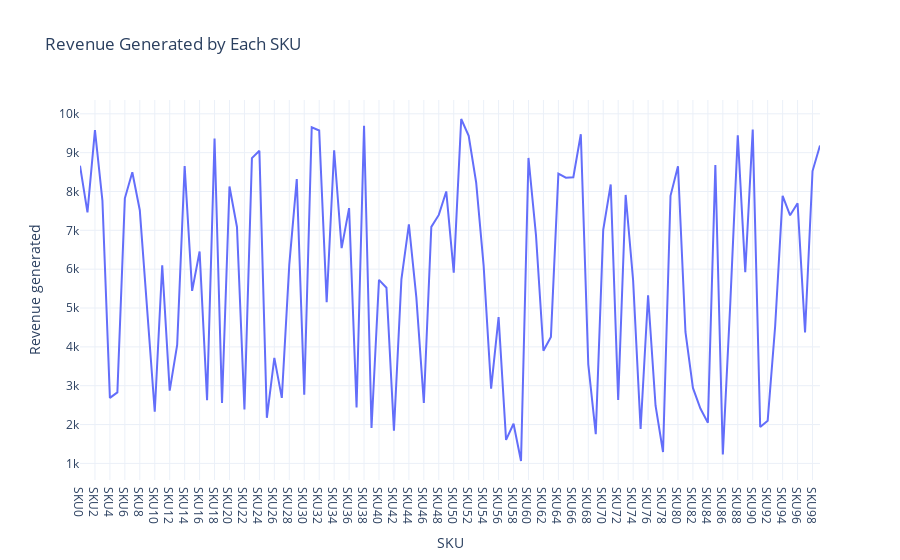

The notebook cell this image was saved under:
### Code cell
# analyze the revenue generated by each SKU

revenu_chart = px.line(data,
                          x='SKU',
                          y='Revenue generated',
                          title='Revenue Generated by Each SKU')
revenu_chart.show()

### Figure 1 — Plotly figure (JSON) as saved in the notebook; plotly's stock layout.template omitted (floating-point values rounded to 4 significant figures)
{"data": [{"hovertemplate": "SKU=%{x}<br>Revenue generated=%{y}<extra></extra>", "legendgroup": "", "line": {"color": "#636efa", "dash": "solid"}, "marker": {"symbol": "circle"}, "mode": "lines", "name": "", "orientation": "v", "showlegend": false, "type": "scatter", "x": ["SKU0", "SKU1", "SKU2", "SKU3", "SKU4", "SKU5", "SKU6", "SKU7", "SKU8", "SKU9", "SKU10", "SKU11", "SKU12", "SKU13", "SKU14", "SKU15", "SKU16", "SKU17", "SKU18", "SKU19", "SKU20", "SKU21", "SKU22", "SKU23", "SKU24", "SKU25", "SKU26", "SKU27", "SKU28", "SKU29", "SKU30", "SKU31", "SKU32", "SKU33", "SKU34", "SKU35", "SKU36", "SKU37", "SKU38", "SKU39", "SKU40", "SKU41", "SKU42", "SKU43", "SKU44", "SKU45", "SKU46", "SKU47", "SKU48", "SKU49", "SKU50", "SKU51", "SKU52", "SKU53", "SKU54", "SKU55", "SKU56", "SKU57", "SKU58", "SKU59", "SKU60", "SKU61", "SKU62", "SKU63", "SKU64", "SKU65", "SKU66", "SKU67", "SKU68", "SKU69", "SKU70", "SKU71", "SKU72", "SKU73", "SKU74", "SKU75", "SKU76", "SKU77", "SKU78", "SKU79", "SKU80", "SKU81", "SKU82", "SKU83", "SKU84", "SKU85", "SKU86", "SKU87", "SKU88", "SKU89", "SKU90", "SKU91", "SKU92", "SKU93", "SKU94", "SKU95", "SKU96", "SKU97", "SKU98", "SKU99"], "xaxis": "x", "y": [8662.0, 7461.0, 9578.0, 7767.0, 2687.0, 2828.0, 7823.0, 8496.0, 7517.0, 4971.0, 2331.0, 6100.0, 2874.0, 4053.0, 8654.0, 5442.0, 6454.0, 2629.0, 9365.0, 2553.0, 8128.0, 7087.0, 2391.0, 8858.0, 9049.0, 2175.0, 3716.0, 2686.0, 6117.0, 8319.0, 2766.0, 9655.0, 9572.0, 5150.0, 9062.0, 6541.0, 7573.0, 2438.0, 9692.0, 1912.0, 5725.0, 5521.0, 1840.0, 5737.0, 7152.0, 5268.0, 2557.0, 7089.0, 7397.0, 8002.0, 5911.0, 9866.0, 9436.0, 8232.0, 6088.0, 2926.0, 4767.0, 1606.0, 2021.0, 1062.0, 8864.0, 6886.0, 3900.0, 4257.0, 8459.0, 8355.0, 8368.0, 9474.0, 3550.0, 1752.0, 7015.0, 8180.0, 2633.0, 7911.0, 5710.0, 1889.0, 5328.0, 2484.0, 1292.0, 7889.0, 8652.0, 4384.0, 2943.0, 2412.0, 2048.0, 8685.0, 1230.0, 5134.0, 9445.0, 5925.0, 9593.0, 1935.0, 2100.0, 4531.0, 7888.0, 7386.0, 7698.0, 4371.0, 8526.0, 9185.0], "yaxis": "y"}], "layout": {"legend": {"tracegroupgap": 0}, "title": {"text": "Revenue Generated by Each SKU"}, "xaxis": {"anchor": "y", "domain": [0, 1], "title": {"text": "SKU"}}, "yaxis": {"anchor": "x", "domain": [0, 1], "title": {"text": "Revenue generated"}}}}
